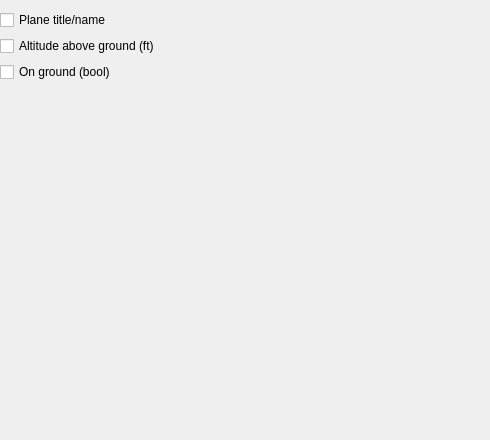
              <widget class="QWidget" name="tab_2">
               <attribute name="title">
                <string>Data</string>
               </attribute>
               <widget class="QWidget" name="formLayoutWidget_5">
                <property name="geometry">
                 <rect>
                  <x>0</x>
                  <y>10</y>
                  <width>481</width>
                  <height>421</height>
                 </rect>
                </property>
                <layout class="QFormLayout" name="formLayout_9">
                 <property name="rowWrapPolicy">
                  <enum>QFormLayout::WrapAllRows</enum>
                 </property>
                 <item row="0" column="0">
                  <widget class="QCheckBox" name="cbPlaneName">
                   <property name="text">
                    <string>Plane title/name</string>
                   </property>
                  </widget>
                 </item>
                 <item row="1" column="0">
                  <widget class="QCheckBox" name="cbPlaneAltAboveGround">
                   <property name="text">
                    <string>Altitude above ground (ft)</string>
                   </property>
                  </widget>
                 </item>
                 <item row="2" column="0">
                  <widget class="QCheckBox" name="cbSimOnGround">
                   <property name="text">
                    <string>On ground (bool)</string>
                   </property>
                  </widget>
                 </item>
                </layout>
               </widget>
              </widget>
